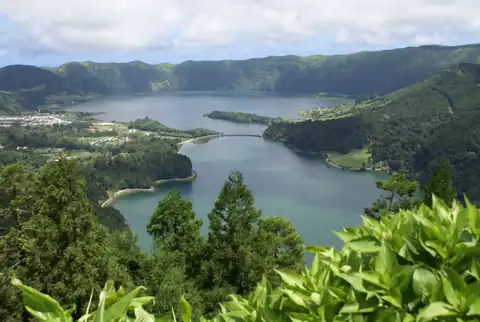
#> input picture photos/acores-480.webp, 480 x 322 px, given in place of photos, which was not available
$ python sheet.py ../../../photos --out out.png
#> lines starting #> are read from the running program, lines starting #| are printed output that depends on the picture
#!/usr/bin/env python3
"""Tiles screenshots into one contact sheet, to look at many at once (needs Pillow).

python3 .claude/skills/look-and-measure/sheet.py tests/shots/*.png -o tests/shots/sheet.png
Options: --cols (default 4), --width of each tile in pixels (default 360), --crop x0 y0 x1 y1
applied to every image first (for example around a porthole seam: --crop 680 120 920 680).
"""

import argparse

from PIL import Image

parser = argparse.ArgumentParser()
parser.add_argument("images", nargs="+")
parser.add_argument("-o", "--out", required=True)
parser.add_argument("--cols", type=int, default=4)
parser.add_argument("--width", type=int, default=360)
parser.add_argument("--crop", type=int, nargs=4)
args = parser.parse_args()

GAP = 12
tiles = []
for path in args.images:
    image = Image.open(path).convert("RGB")
#> image is the input picture: PIL image 480x322 RGB; mean R, G, B 110.2, 127.4, 108.9
    if args.crop:
        image = image.crop(tuple(args.crop))
    tiles.append(image.resize((args.width, round(image.height * args.width / image.width))))

rows = [tiles[i : i + args.cols] for i in range(0, len(tiles), args.cols)]
#> rows = 1 item
sheet = Image.new(
    "RGB",
    (args.cols * (args.width + GAP), sum(max(t.height for t in row) + GAP for row in rows)),
    "white",
)
#> sheet: PIL image 1488x254 RGB; every value is 255
y = 0
for row in rows:
    for i, tile in enumerate(row):
        sheet.paste(tile, (i * (args.width + GAP), y))
    y += max(t.height for t in row) + GAP
#> this loop made 1 pass
#> y on pass 1: 254
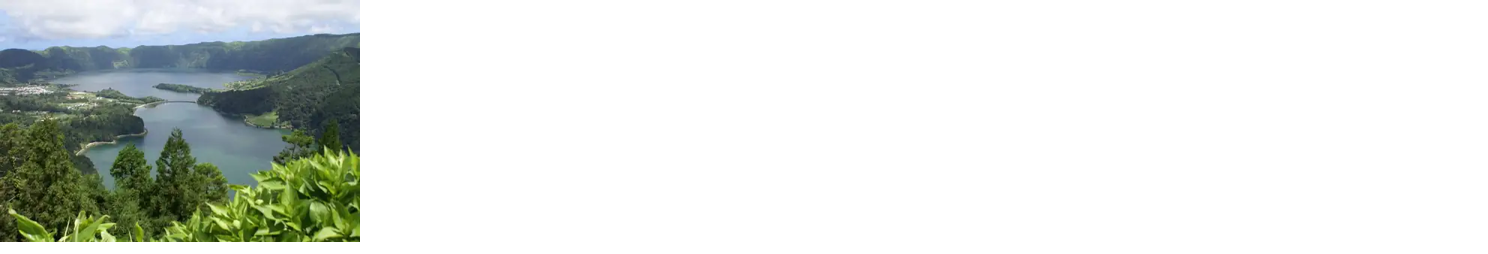
#> sheet: PIL image 1488x254 RGB; mean R, G, B 221.6, 225.6, 221.3
#> after the loop, y = 254
sheet.save(args.out)
print(args.out, sheet.size)
#| out.png (1488, 254)

$ run again, on photos/acores-portrait.webp
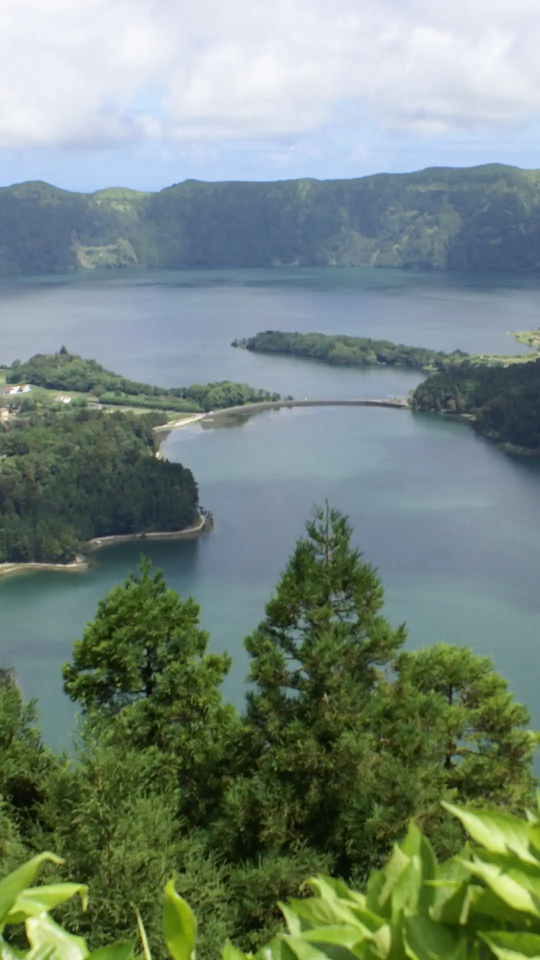
#> input picture photos/acores-portrait.webp, 1080 x 1920 px, given in place of photos, which was not available (shown at 1/2 size)
#> image is the input picture: PIL image 1080x1920 RGB; mean R, G, B 117.9, 135.1, 124
#> rows = 1 item
#> the loop `for row in rows:` made 1 pass
#> y on pass 1: 652
#> after the loop `for row in rows:`:
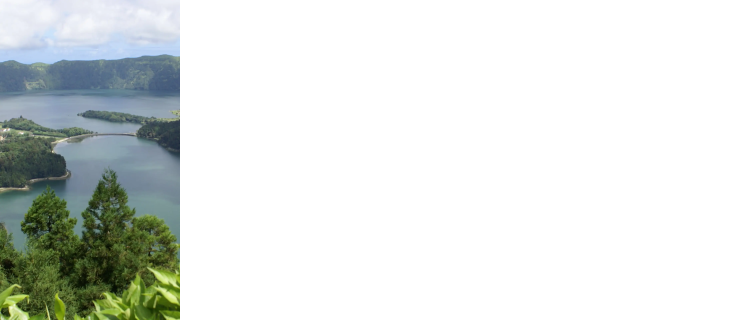
#> sheet: PIL image 1488x652 RGB (shown at 1/2 size); mean R, G, B 222.4, 226.5, 223.9
#> after the loop `for row in rows:`:
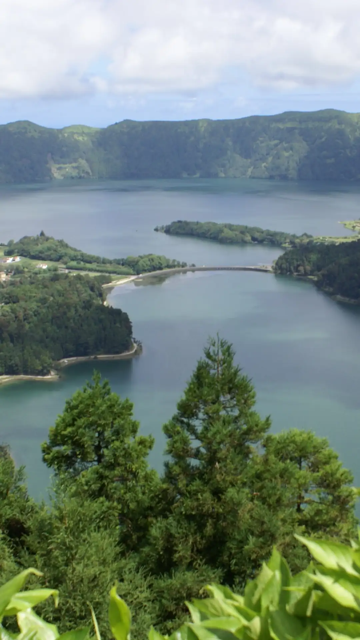
#> tile: PIL image 360x640 RGB; mean R, G, B 117.9, 135.1, 124
#> after the loop `for row in rows:`: y = 652
#| out.png (1488, 652)
